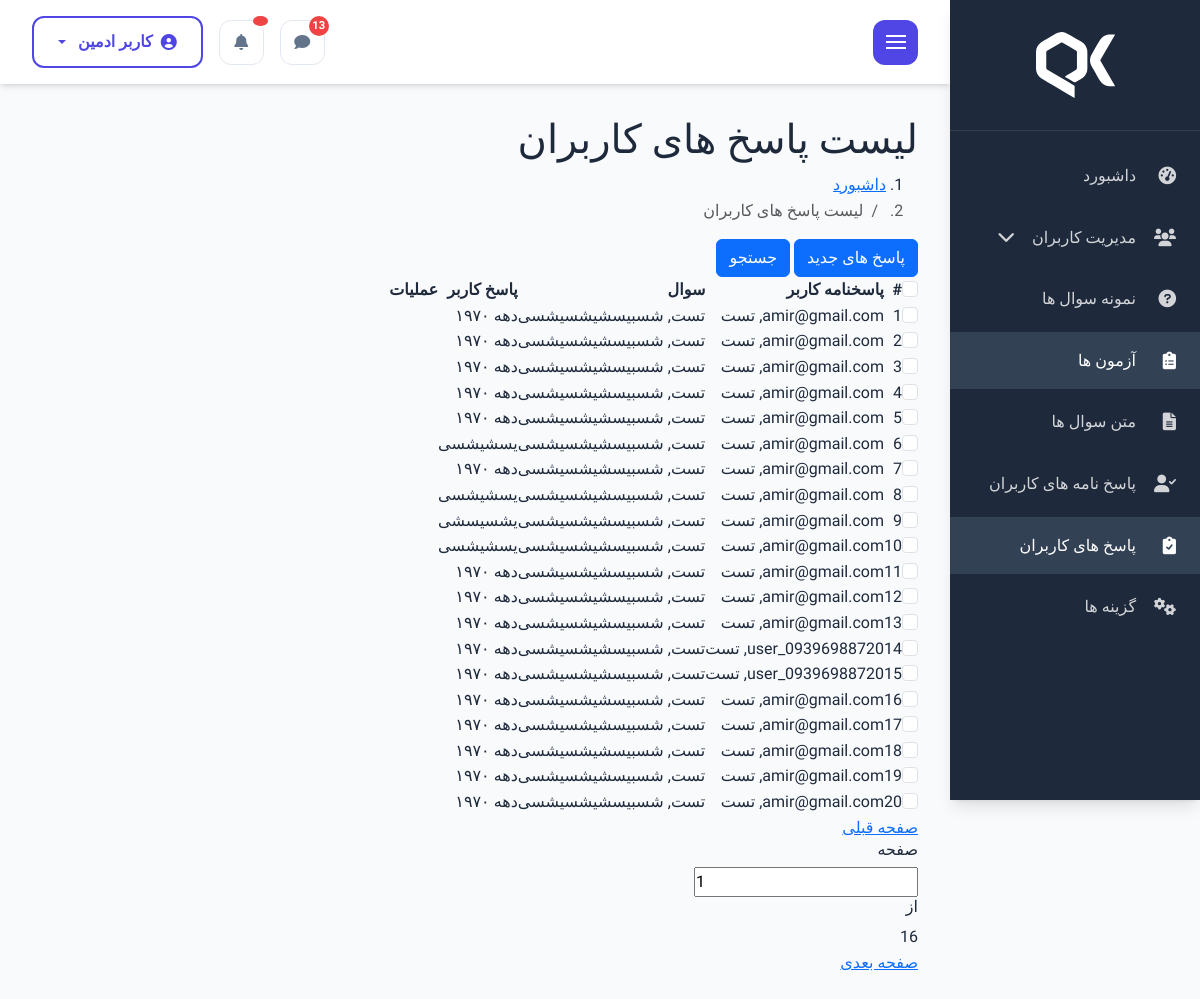
Page /quiz/response-dashboard (signed in) on the committed database.
### quizbuilder_module/models.py (models this page shows, shortened)
class UserQuizQuestionAnswer(models.Model):
    user_quiz = models.ForeignKey(
        to=UserQuiz,
        on_delete=models.CASCADE,
        related_name='user_quiz_questions',
        verbose_name='پاسخنامه کاربر',
    )
    question = models.ForeignKey(
        to=QuizQuestion,
        verbose_name='سوال',
        on_delete=models.CASCADE,
    )
    answer = models.ForeignKey(
        to=QuizQuestionChoice,
        on_delete=models.CASCADE,
        verbose_name='پاسخ کاربر',
    )
    class Meta:
        verbose_name = 'پاسخ های کاربر'
        verbose_name_plural = 'پاسخ های کاربران'

class UserQuiz(models.Model):
    user = models.ForeignKey(
        to=User,
        related_name='quizzes',
        verbose_name='کاربر',
        on_delete=models.CASCADE,
    )
    quiz = models.ForeignKey(
        to=Quiz,
        verbose_name='آزمون',
        on_delete=models.CASCADE,
        related_name='user_quizzes',
    )
    status = models.CharField(
        verbose_name='وضعیت',
        default=UserQuizChoice.PENDING,
        choices=UserQuizChoice.CHOICES,
        max_length=255
    )
    start_time = models.DateTimeField(
        verbose_name='زمان شروع آزمون',
        null=True, blank=True
    )
    score = models.PositiveIntegerField(
        default=0,
        verbose_name='نمره(بارم)'
    )
    class Meta:
        verbose_name = 'پاسخ نامه کاربر'
        verbose_name_plural = 'پاسخ نامه های کاربران'
    def __str__(self):
        return f'{self.user}, {self.quiz}'

class Quiz(QuizStartedSmsMixin, models.Model):
    title = models.CharField(verbose_name='عنوان', max_length=255)
    desc = models.TextField(verbose_name='توضیحات', max_length=500)
    status = models.CharField(verbose_name='وضعیت', default='open', choices=QUIZ_STATUS.CHOICES, max_length=50)
    time = models.PositiveIntegerField(verbose_name='مدت زمان آزمون (دقیقه)', null=True, blank=True)
    expire_time = models.DateTimeField(verbose_name='تاریخ پایان آزمون', null=True, blank=True)
    class Meta:
        verbose_name = 'آزمون'
        verbose_name_plural = 'آزمون ها'
    def __str__(self):
        return self.title or '---'

class QuizQuestion(models.Model):
    quiz = models.ForeignKey(
        to=Quiz,
        verbose_name='آزمون',
        on_delete=models.CASCADE,
        related_name="questions",
    )
    description = models.TextField(
        verbose_name='متن سوال'
    )
    score = models.PositiveIntegerField(
        default=0,
        verbose_name='بارم'
    )
    choices = models.ManyToManyField(
        verbose_name='گزینه های سوال',
        to=QuizQuestionChoice,
    )
    class Meta:
        verbose_name = 'متن سوال'
        verbose_name_plural = 'متن سوال ها'
    def __str__(self):
        return f'{self.quiz}, {self.description[:100]}'

class QuizQuestionChoice(models.Model):
    text = models.CharField(
        max_length=256,
        verbose_name='متن جواب'
    )
    is_answer = models.BooleanField(
        default=False,
        verbose_name='جواب صحیح است؟'
    )
    created_at = models.DateTimeField(
        auto_now_add=True,
        verbose_name='تاریخ ایجاد'
    )
    class Meta:
        verbose_name = 'گزینه ها'
        verbose_name_plural = 'گزینه ها'
        ordering = ['created_at']
    def __str__(self):
        return self.text[:100]

### account_module/models.py (models this page shows)
class User(AbstractUser):
    email = models.EmailField(null=True, blank=True, verbose_name='ایمیل')
    phone_number = models.CharField(max_length=11, unique=True, verbose_name='شماره موبایل')
    is_verified = models.BooleanField(default=False, verbose_name='تایید شده')
    exam_attempts = models.PositiveIntegerField(default=0, verbose_name='تعداد آزمون‌های رایگان امروز')
    last_attempt_date = models.DateField(null=True, blank=True, verbose_name='تاریخ آخرین آزمون')
    has_paid_for_exam = models.BooleanField(default=False, verbose_name='آیا برای آزمون پرداخت کرده است؟')
    username = models.CharField(max_length=150, unique=True, null=True, blank=True, verbose_name='نام کاربری')
    USERNAME_FIELD = 'phone_number'
    REQUIRED_FIELDS = ['first_name', 'last_name']
    objects = UserManager()
    class Meta:
        verbose_name = 'کاربر'
        verbose_name_plural = 'کاربران'
    def __str__(self):
        return self.phone_number and self.email or self.username

### quizbuilder_module/views.py (the view)
# urls.py: path('response-dashboard', views.ResponsesDashboard.as_view(), name='response_dashboard'),
class ResponsesDashboard(AdminRequiredMixin, ListView):
    model = UserQuizQuestionAnswer
    template_name = 'quizbuilder_module/responses_dashboard.html'
    context_object_name = 'responses'
    paginate_by = 20
    def get_queryset(self):
        responses = UserQuizQuestionAnswer.objects.all()
        return responses
    def get_context_data(self, **kwargs):
        context = super().get_context_data(**kwargs)
        return context

### quizbuilder_module/templates/quizbuilder_module/responses_dashboard.html (shortened to what this page needs)
{% extends 'layout/_master.html' %}
{% block content %}
<body>
<div class="main-body-content">
    <div class="main-header">
                    <div class="inner">
                        <div class="title">
                            <h1>لیست پاسخ های کاربران</span>
                            </h1>
                            <div class="breadcrumb">
                                <nav aria-label="breadcrumb">
                                    <ol class="breadcrumb-list mb-0">
                                        <li class="breadcrumb-item"><a href="index.html">داشبورد</a></li>
                                        <li class="breadcrumb-item active" aria-current="page">لیست پاسخ های کاربران</li>
                                    </ol>
                                </nav>
                            </div>
                        </div>
                        <div class="btns-action">
                            <a href="user-add.html" class="btn btn-primary btn-small icon-right"><span>پاسخ های جدید</span></a>
                            <button type="button" class="btn btn-primary btn-small icon-right btn-collapse"
                                data-collapse-target="#collapse-search"><span>جستجو</span></button>
                        </div>
                    </div>
                </div>
    <div class="main-inner">
                    <div class="table-responsive">
                        <table class="table-custom">
                            <thead>
                                <tr>
                                    <th scope="col">
                                        <div class="checkbox-group m-0">
                                            <input class="form-check-input" type="checkbox" value=""
                                                id="checbox-select-all">
                                        </div>
                                    </th>
                                    <th scope="col">#</th>
                                    <th scope="col">پاسخنامه کاربر</th>
                                    <th scope="col">سوال</th>
                                    <th scope="col">پاسخ کاربر</th>
                                    <th scope="col">عملیات</th>
                                </tr>
                            </thead>
                            <tbody>
                                {% for response in responses %}
                                	<tr>
                                    <td scope="row">
                                        <div class="checkbox-group m-0">
                                            <input class="form-check-input" type="checkbox" value=""
                                                id="checbox-select-1">
                                        </div>
                                    </td>
                                    <td scope="row">{{ forloop.counter }}</td>
                                    <td>{{ response.user_quiz }}</td>
                                    <td>{{ response.question }}</td>
                                    <td>{{ response.answer }}</td>
                                    <td>
                                    </td>
                                </tr>
                                {% endfor %}
                            </tbody>
                        </table>
                    </div>
                    <div class="mypagination">
                        <div class="pagination-prev">
                            <a href="#" class="btn-pagination prev disabled">
                                <span>صفحه قبلی</span>
                            </a>
                        </div>
                        <div class="pagination-info">
                            <h6>صفحه</h6>
                            <div class="pagination-jump">
                                <input class="pagination-input" type="number" value="1">
                            </div>
                            <h6>از</h6>
                            <div class="curent-page-number">16</div>
                        </div>
                        <div class="pagination-next">
                            <a href="#" class="btn-pagination next">
                                <span>صفحه بعدی</span>
                            </a>
                        </div>
                    </div>
                </div>
</div>
</body>
{% endblock %}

### static/css/dashboard.css (style rules this page uses)
:root { --dashboard-primary: #4F46E5; --dashboard-primary-dark: #4338CA; --dashboard-primary-light: #6366F1; --dashboard-secondary: #06B6D4; --dashboard-success: #10B981; --dashboard-warning: #F59E0B; --dashboard-danger: #EF4444; --dashboard-dark: #1E293B; --dashboard-darker: #0F172A; --dashboard-light: #F8FAFC; --dashboard-lighter: #FFFFFF; --dashboard-gray: #64748B; --dashboard-gray-light: #94A3B8; --dashboard-gray-lighter: #E2E8F0; --dashboard-sidebar-bg: #1E293B; --dashboard-sidebar-hover: #334155; --dashboard-shadow-sm: 0 1px 2px 0 rgb(0 0 0 / 0.05); --dashboard-shadow: 0 4px 6px -1px rgb(0 0 0 / 0.1), 0 2px 4px -2px rgb(0 0 0 / 0.1); --dashboard-shadow-lg: 0 10px 15px -3px rgb(0 0 0 / 0.1), 0 4px 6px -4px rgb(0 0 0 / 0.1); --dashboard-border-radius: 0.75rem; --dashboard-transition: all 0.3s cubic-bezier(0.4, 0, 0.2, 1); }
* { margin: 0; padding: 0; box-sizing: border-box; }
body { font-family: 'Vazirmatn', sans-serif; background: var(--dashboard-light); color: var(--dashboard-dark); line-height: 1.6; overflow-x: hidden; }

### rows in the picture
UserQuizQuestionAnswer: user_quiz "amir@gmail.com, تست", question "تست, شسبیسشیشسیشسی", answer "دهه ۱۹۷۰"
UserQuizQuestionAnswer: user_quiz "amir@gmail.com, تست", question "تست, شسبیسشیشسیشسی", answer "دهه ۱۹۷۰"
UserQuizQuestionAnswer: user_quiz "amir@gmail.com, تست", question "تست, شسبیسشیشسیشسی", answer "دهه ۱۹۷۰"
UserQuizQuestionAnswer: user_quiz "amir@gmail.com, تست", question "تست, شسبیسشیشسیشسی", answer "دهه ۱۹۷۰"
UserQuizQuestionAnswer: user_quiz "amir@gmail.com, تست", question "تست, شسبیسشیشسیشسی", answer "دهه ۱۹۷۰"
UserQuizQuestionAnswer: user_quiz "amir@gmail.com, تست", question "تست, شسبیسشیشسیشسی", answer "یسشیشسی"
UserQuizQuestionAnswer: user_quiz "amir@gmail.com, تست", question "تست, شسبیسشیشسیشسی", answer "دهه ۱۹۷۰"
UserQuizQuestionAnswer: user_quiz "amir@gmail.com, تست", question "تست, شسبیسشیشسیشسی", answer "یسشیشسی"
UserQuizQuestionAnswer: user_quiz "amir@gmail.com, تست", question "تست, شسبیسشیشسیشسی", answer "یشسیسشی"
UserQuizQuestionAnswer: user_quiz "amir@gmail.com, تست", question "تست, شسبیسشیشسیشسی", answer "یسشیشسی"
UserQuizQuestionAnswer: user_quiz "amir@gmail.com, تست", question "تست, شسبیسشیشسیشسی", answer "دهه ۱۹۷۰"
UserQuizQuestionAnswer: user_quiz "amir@gmail.com, تست", question "تست, شسبیسشیشسیشسی", answer "دهه ۱۹۷۰"
UserQuizQuestionAnswer: user_quiz "amir@gmail.com, تست", question "تست, شسبیسشیشسیشسی", answer "دهه ۱۹۷۰"
UserQuizQuestionAnswer: user_quiz "user_09396988720, تست", question "تست, شسبیسشیشسیشسی", answer "دهه ۱۹۷۰"
UserQuizQuestionAnswer: user_quiz "user_09396988720, تست", question "تست, شسبیسشیشسیشسی", answer "دهه ۱۹۷۰"
UserQuizQuestionAnswer: user_quiz "amir@gmail.com, تست", question "تست, شسبیسشیشسیشسی", answer "دهه ۱۹۷۰"
UserQuizQuestionAnswer: user_quiz "amir@gmail.com, تست", question "تست, شسبیسشیشسیشسی", answer "دهه ۱۹۷۰"
UserQuizQuestionAnswer: user_quiz "amir@gmail.com, تست", question "تست, شسبیسشیشسیشسی", answer "دهه ۱۹۷۰"
UserQuizQuestionAnswer: user_quiz "amir@gmail.com, تست", question "تست, شسبیسشیشسیشسی", answer "دهه ۱۹۷۰"
UserQuizQuestionAnswer: user_quiz "amir@gmail.com, تست", question "تست, شسبیسشیشسیشسی", answer "دهه ۱۹۷۰"
